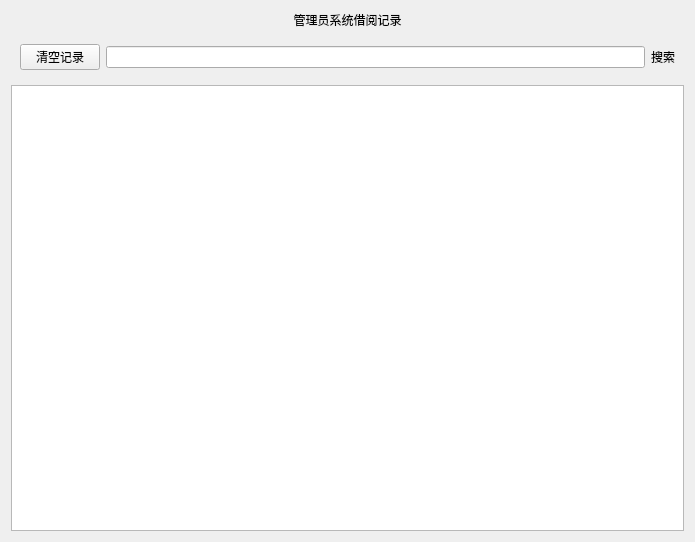
<?xml version="1.0" encoding="UTF-8"?>
<ui version="4.0">
 <class>Cell_Record</class>
 <widget class="QWidget" name="Cell_Record">
  <property name="geometry">
   <rect>
    <x>0</x>
    <y>0</y>
    <width>695</width>
    <height>542</height>
   </rect>
  </property>
  <property name="windowTitle">
   <string>Form</string>
  </property>
  <layout class="QGridLayout" name="gridLayout_2">
   <item row="1" column="0">
    <widget class="QWidget" name="widget" native="true">
     <layout class="QGridLayout" name="gridLayout">
      <item row="0" column="0">
       <widget class="QPushButton" name="pushButton_2">
        <property name="text">
         <string>清空记录</string>
        </property>
       </widget>
      </item>
      <item row="0" column="1">
       <widget class="QLineEdit" name="lineEdit"/>
      </item>
      <item row="0" column="2">
       <widget class="QLabel" name="label">
        <property name="text">
         <string>搜索</string>
        </property>
       </widget>
      </item>
     </layout>
    </widget>
   </item>
   <item row="0" column="0">
    <widget class="QLabel" name="label_2">
     <property name="text">
      <string>管理员系统借阅记录</string>
     </property>
     <property name="alignment">
      <set>Qt::AlignCenter</set>
     </property>
    </widget>
   </item>
   <item row="2" column="0">
    <widget class="QTableView" name="tableView"/>
   </item>
  </layout>
 </widget>
 <resources/>
 <connections/>
</ui>
